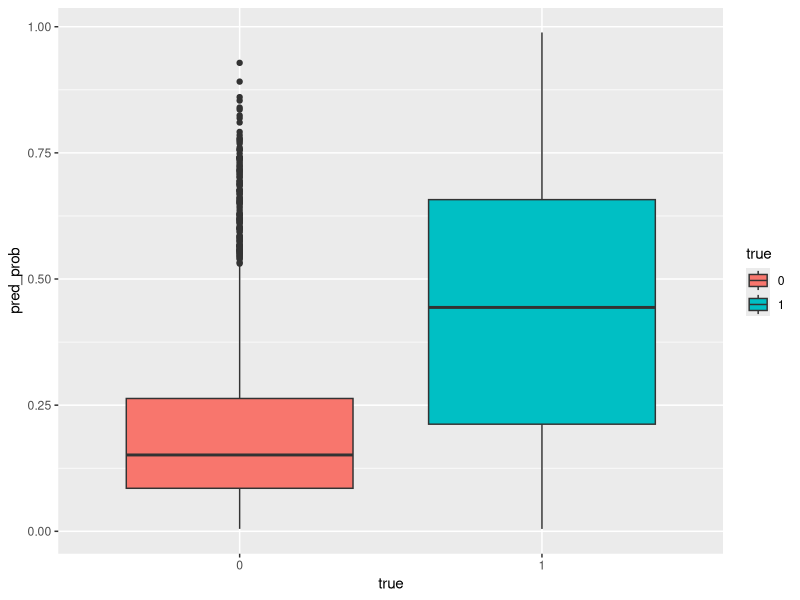
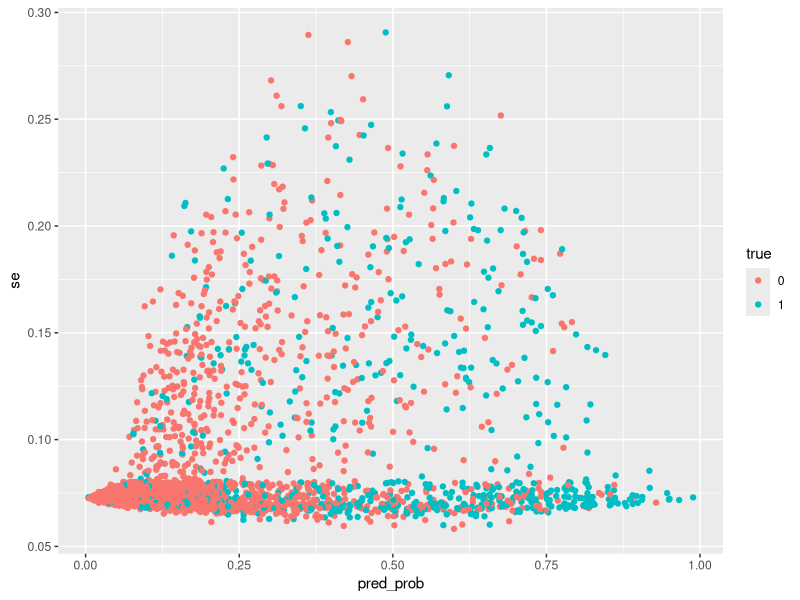
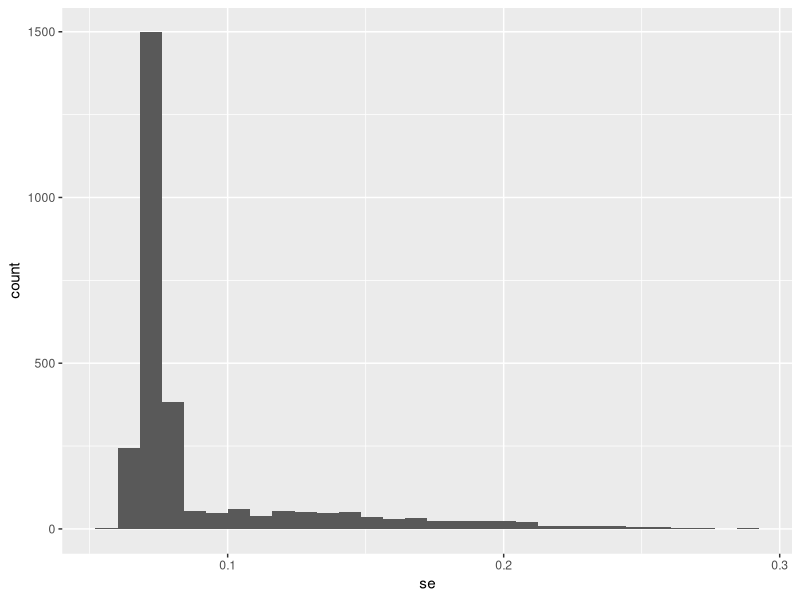

These charts were generated, in order, by the following R code: (Note: this script raises an error after producing the figures.)
library(ranger)
library(tidyverse)
library(ggplot2)

# Read processed data
data <- read_csv("data/processed/credit_default_clean.csv")

# Remove id column
data <- data[,-1]

target <- 'didDefault'
data[,target] <- factor(data[[target]])

# Target class frequency
data[,target] %>% table()

# Function to divide df into training, and test sets
index <- function(df=df,pctTrain=0.7)
{
  N <- nrow(df)
  train <- sample(N, pctTrain*N)
  test <- setdiff(seq_len(N),train)
  Ind <- list(train=train,test=test)
  return(Ind)
}
#

set.seed(123)
ind <- index(data, 0.8)
length(ind$train); length(ind$test)

form <- formula(paste0(target, " ~ ."))

# Build the model on training data
rf_fit <- ranger(formula=form, data=na.omit(data[ind$train,]), 
                 probability=TRUE,
                 keep.inbag=TRUE) 

# Generate predictions and standard errors for test set
pred <- predict(rf_fit, data=na.omit(data[ind$test,]), type = "se")

# Merge predictions and true classes
res <- as_tibble(list(pred_prob = pred$predictions[,2], se = pred$se[,2], true =  data[[target]][ind$test]))
res <- cbind(data[ind$test,], res) 


res$isMarried %>%  table()

res %>% group_by(isFemale) %>% 
  summarise(n(), mean(se))

res %>% group_by(isMarried) %>% 
  summarise(n(), mean(se))

education <- res %>% select(education_high_school, education_university, education_graduate_school)
colnames(education)


res$education <- 1:nrow(education) %>% 
  map_chr(function(x) {colnames(education)[education[x,] == 1]}) 


res %>% group_by(education) %>% 
  summarise(n(), mean(se), mean(pred_prob))


res$pred <- as.numeric(res$pred_prob > 0.5)




# TODO: Titles and labels etc.

ggplot(res) +
  geom_boxplot(aes(x=true, y=pred_prob, fill=true))

  
res %>% 
ggplot() +
  geom_point(aes(x=pred_prob, y=se, color=true))


ggplot(res) +
  geom_histogram(aes(x=se))


res$pred_bin <- res$pred_prob %>% 
  +   cut_width(width = 0.1, boundary = 0)

res %>% 
  filter(pred == 0) %>% 
  group_by(pred_bin, true) %>% 
  summarise(mean(se))


res %>% 
  filter(pred == 1) %>% 
  group_by(pred_bin, true) %>% 
  summarise(mean(se))
  
ggplot() +
  geom_boxplot(aes(x=pred_bin, y=se, fill=true))





# Evaluation
true = as.numeric(res$true)-1

calc_preds <- function(threshold){
  # Calculate class predictions using given threshold
  as.numeric(res$pred_prob > threshold)
}

calc_preds_improved <- function(threshold){
  # Calculate class predictions using given threshold and estimated se
  as.numeric(pmin(res$pred_prob + 2 * res$se, 1.) > threshold)
}


# AUC ROC

tpr <- function(pred, true){
  # True positive rate
  sum(pred == 1 & true == 1)/sum(true == 1)
}

fpr <-  function(pred, true){
  # False positive rate
  sum(pred == 1 & true == 0)/sum(true == 0)
}

threshold_range <- res$pred_prob %>% 
                  round(3) %>% 
                  unique() %>% 
                  sort() %>% 
                  c(0, ., 1)


results <- data.frame(matrix(ncol=2, nrow=length(threshold_range)))
colnames(results) <- c("fpr", "tpr")

for(i in seq_along(threshold_range)){
  preds <- calc_preds(threshold_range[i])
  results$fpr[i] <- fpr(preds, true)
  results$tpr[i] <- tpr(preds, true)
}

plot(results, type = 'l')


results_improved <- data.frame(matrix(ncol=2, nrow=length(threshold_range)))
colnames(results_improved)  <- c("fpr", "tpr")


for(i in seq_along(threshold_range)){
  preds <- calc_preds_improved(threshold_range[i])
  results_improved$fpr[i] <- fpr(preds, true)
  results_improved$tpr[i] <- tpr(preds, true)
}

plot(results, type = 'l')
lines(results_improved, col='red')

roc_auc <- function(results){
  y = results$tpr[2:nrow(results)]
  x = results$fpr[1:(nrow(results)-1)] - results$fpr[2:nrow(results)]
  sum(x*y)
}

roc_auc(results)
roc_auc(results_improved)

# Precision and Recall

recall <- function(pred, true){
  tpr(pred, true)
}

precision <- function(pred, true){
  sum(pred == 1 & true == 1)/sum(pred==1)
}



results <- data.frame(matrix(ncol=2, nrow=length(threshold_range)))
colnames(results) <- c("precision", "recall")

for(i in seq_along(threshold_range)){
  preds <- calc_preds(threshold_range[i])
  results$precision[i] <- precision(preds, true)
  results$recall[i] <- recall(preds, true)
}



results_improved <- data.frame(matrix(ncol=2, nrow=length(threshold_range)))
colnames(results_improved) <- c("precision", "recall")

for(i in seq_along(threshold_range)){
  preds <- calc_preds_improved(threshold_range[i])
  results_improved$precision[i] <- precision(preds, true)
  results_improved$recall[i] <- recall(preds, true)
}


plot(results$recall, results$precision, type='l')
lines(results_improved$recall, results_improved$precision, col='red')
